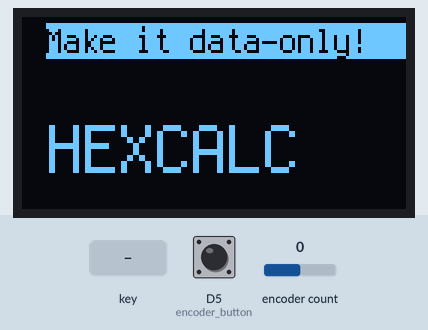
Bench run of a program on a simulated CircuitPython board. On the bench: 128×64 one-colour display. The inputs (shaded band) are chosen by the test bench; at power-on: encoder count 0, D5 (encoder_button) HIGH. Random numbers come from a fixed seed; what the program prints to the serial console is not drawn.

Above: at 1.2 s.
1.3 s: key number 0 pressed for 0.2 s
At 1.6 s:
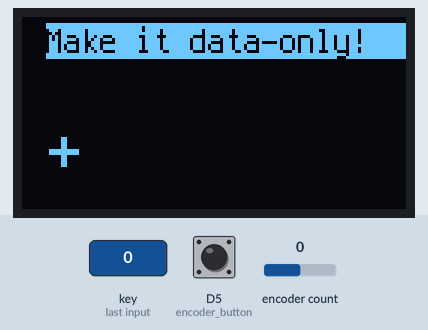
2.8 s: encoder count set to 1
At 3.9 s:
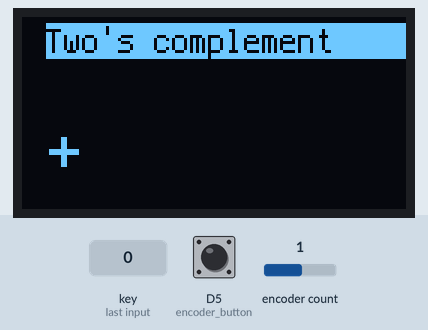
4.3 s: key number 4 pressed for 0.2 s
At 5.1 s:
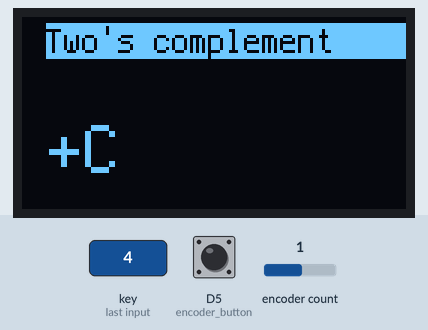
5.8 s: key number 3 pressed for 0.2 s
At 6.2 s:
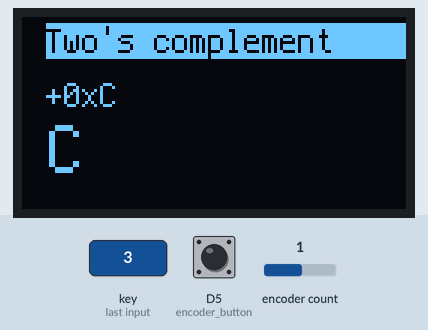
7.3 s: key number 5 pressed for 0.2 s
At 8.5 s:
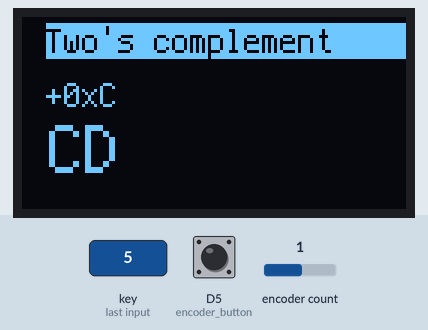
8.8 s: encoder count set to 2
At 9.7 s:
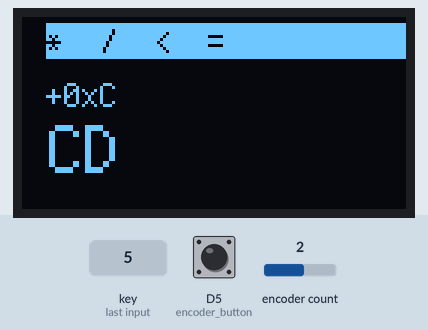
Timing chart, 0 to 11.3 s (numbered marks = the images above; inputs shaded):
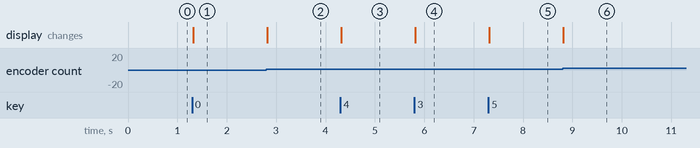

Measured:
- after the input at 1.3 s, the display: changes at once (image 1)
- after the input at 2.8 s, the display: changes at once (image 2)
- after the input at 4.3 s, the display: changes at once (image 3)
- after the input at 5.8 s, the display: changes at once (image 4)
- after the input at 7.3 s, the display: changes at once (image 5)
- after the input at 8.8 s, the display: changes at once (image 6)

The program:

code.py
```python
import board
import keypad
import digitalio
import displayio
import terminalio
import adafruit_displayio_sh1107
import random
import rotaryio
from adafruit_display_text import label

FEATURES = [
    ("FORTUNE", "Fortune"),
    ("TWOS", "Two's complement"),
    ("MULTI",  "*  /  <  ="),
    ("AND",  "&  |  <  ="),
    ("XOR",  "^  ^  <  ="),
    ("SHIFT",  "<<  >>  <  ="),
    ("DEC","2Decimal"),
    ("BIN","2Binary")
]

def fortune():
    with open("fortune.txt","r") as fortune:
        lines=fortune.read().splitlines()
        return random.choice(lines)

def menu_text(text):
    if len(text)>20:
        return text[0:20]
    else:
        return text+(" "*(20-len(text)))

def py2native(input):
    return input.replace("0x","").upper()

def native2py(input):
    negative=False
    absval=input
    if input[0] == "-":
        negative = True
        input = input[1:]
    if input.lower().startswith("0b"):
        absval = input.lower()
    elif input.lower().startswith("0c"):
        absval = "0o"+input[2:]
    elif input.lower().startswith("0d"):
        absval = input[2:]
    else:
        absval = "0x"+input

    if negative:
        return "-"+absval
    else:
        return absval

# From Stack Overflow: https://stackoverflow.com/a/9147327
def twos_comp(val, bits=8):
    """compute the 2's complement of int value val"""
    if (val & (1 << (bits - 1))) != 0: # if sign bit is set e.g., 8bit: 128-255
        val = val - (1 << bits)        # compute negative value
    return val                         # return positive value as is

# I fucked up the soldering
# the key matrix should look like this:
"""
keys = keypad.KeyMatrix(
    row_pins=(board.D4, board.A3, board.A2, board.A1, board.A0),
    column_pins=(board.D13, board.D12, board.D11, board.D10),
    columns_to_anodes=False,
)
"""

# On my device it looks like this:
keys = keypad.KeyMatrix(
    row_pins=(board.A0, board.D4, board.A3, board.A1, board.A2),
    column_pins=(board.D13, board.D12, board.D10, board.D11),
    columns_to_anodes=False,
)

keymap = {
    0:   "+", 1:   "-", 2:   "<", 3:   "=",
    4:   "C", 5:   "D", 6:   "E", 7:   "F",
    8:   "8", 9:   "9", 10:  "A", 11:  "B",
    12:  "4", 13:  "5", 14:  "6", 15:  "7",
    16:  "0", 17:  "1", 18:  "2", 19:  "3"
}

# ENCODER

encoder = rotaryio.IncrementalEncoder(board.MOSI, board.SCK)
encoder_button = digitalio.DigitalInOut(board.D5)
encoder_button.direction = digitalio.Direction.INPUT
encoder_button.pull = digitalio.Pull.UP

# SCREEN INIT

displayio.release_displays()
# oled_reset = board.D9

# Use for I2C
i2c = board.I2C()
display_bus = displayio.I2CDisplay(i2c, device_address=0x3C)

# SH1107 is vertically oriented 64x128
WIDTH = 128
HEIGHT = 64
BORDER = 2

display = adafruit_displayio_sh1107.SH1107(
    display_bus, width=WIDTH, height=HEIGHT, rotation=0
)

# Make the display context
splash = displayio.Group()
display.show(splash)

color_bitmap = displayio.Bitmap(WIDTH, HEIGHT, 1)
color_palette = displayio.Palette(1)
color_palette[0] = 0xFFFFFF  # White

text1 = menu_text(fortune())
text_area = label.Label(terminalio.FONT, text=text1, color=0x000000, background_color=0xFFFFFF, x=8, y=8)
splash.append(text_area)

history_area = label.Label(terminalio.FONT, text="", color=0xFFFFFF,x=8, y=26)
splash.append(history_area)

text2 = "HEXCALC"
calc_area = label.Label(
    terminalio.FONT, text=text2, scale=2, color=0xFFFFFF, x=9, y=44
)
splash.append(calc_area)

# This is the main input area on the screen
display_buf=""
# This holds the expression to eval()
calc_buf=""
# This holds the digits of the last typed number
num_buf=""
last_position = encoder.position
encoder_button_state = False
curr_feature = 0
active_feature = FEATURES[curr_feature][0]

while True:
    key_event = keys.events.get()
    position = encoder.position
    position_change = position - last_position
    if position_change != 0:
        curr_feature = (curr_feature + position_change) % len(FEATURES)
        text_area.text=menu_text(FEATURES[curr_feature][1])
    last_position = position

    if not encoder_button.value and not encoder_button_state:
        encoder_button_state = True

    if encoder_button.value and encoder_button_state:
        encoder_button_state=False
        active_feature = FEATURES[curr_feature][0]

    if active_feature == "FORTUNE":
        active_feature = None # Infinite loop...
        text_area.text = menu_text(fortune())

    if active_feature == "TWOS":
        active_feature = None
        twos=py2native(hex(twos_comp(int(num_buf))))
        num_buf=twos
        display_buf=twos
        calc_buf=""
        calc_area.text=twos
        continue

    if active_feature == "DEC":
        active_feature = None
        history_area.text = str(int(native2py(display_buf)))

    if active_feature == "BIN":
        active_feature = None
        history_area.text = str(bin(int(native2py(display_buf))))


    if key_event and key_event.pressed:
        key = keymap[key_event.key_number]
        if key in ["+", "-", "<", "="]:
            if key == "=":
                calc_buf += native2py(num_buf)
                print("Calculating: %s" % (calc_buf))
                display_buf = py2native(hex(eval(calc_buf)))
                history_area.text=calc_buf
                num_buf = ""
                calc_buf = native2py(display_buf)
            elif key == "<":
                num_buf=""
                calc_buf=""
                display_buf=""
            if key == "-" or key == "+":
                if key == "-":
                    if active_feature == "MULTI":
                        key = "/"
                    if active_feature == "AND":
                        key = "|"
                    if active_feature == "XOR":
                        key = "^"
                    if active_feature == "SHIFT":
                        key = ">>"
                if key == "+":
                    if active_feature == "MULTI":
                        key = "*"
                    if active_feature == "AND":
                        key = "&"
                    if active_feature == "XOR":
                        key = "^"
                    if active_feature == "SHIFT":
                        key = "<<"

                if len(num_buf)>0:
                    calc_buf += native2py(num_buf)
                    num_buf=""
                calc_buf += key
                display_buf += key
        else:
            display_buf += keymap[key_event.key_number]
            num_buf += keymap[key_event.key_number]
        print("disp: ",display_buf)
        calc_area.text=display_buf[-10:]
        print("num: ",num_buf)
        print("calc: ", calc_buf)
        print("--")
```
